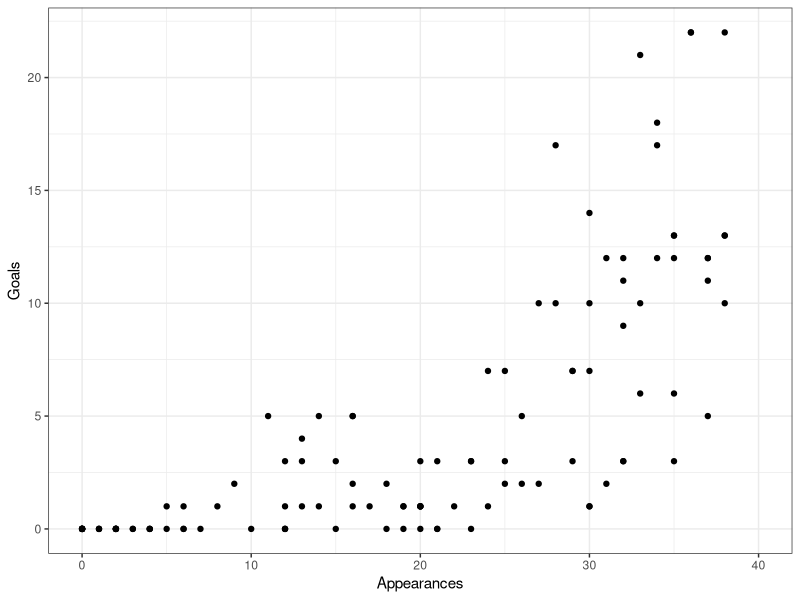
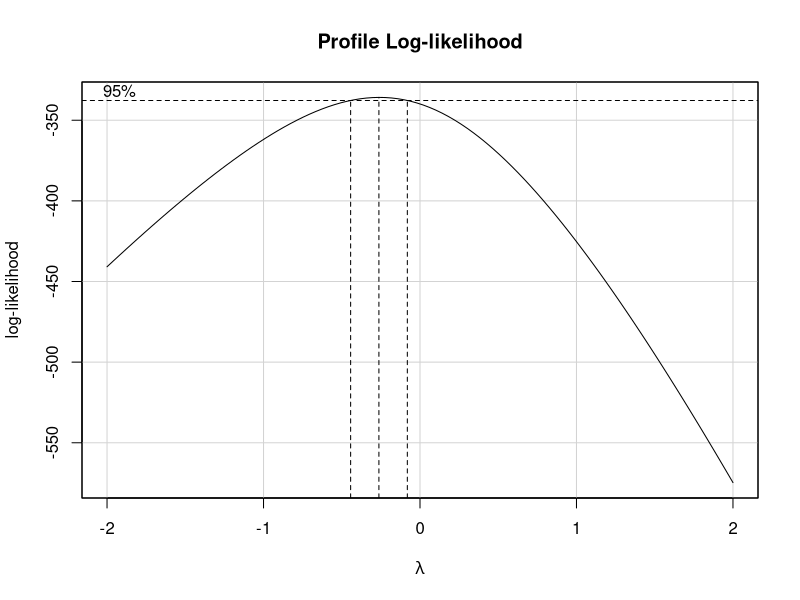
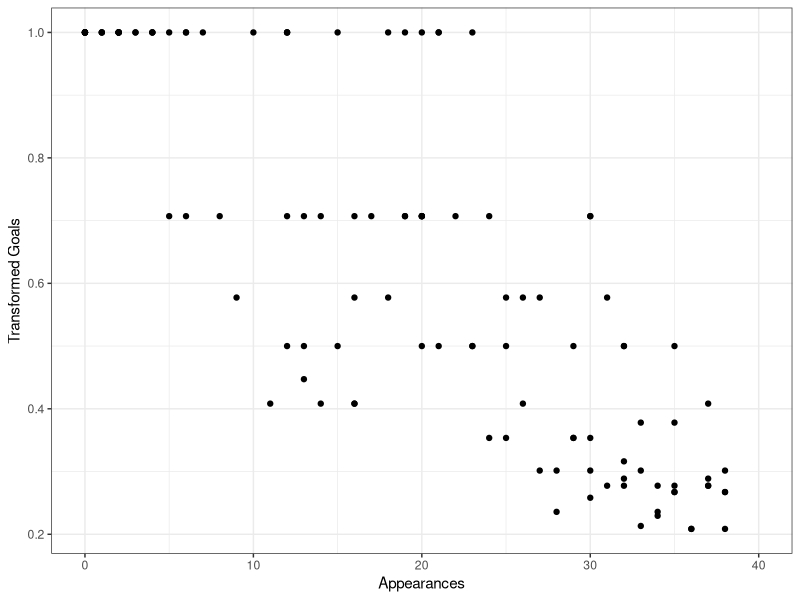
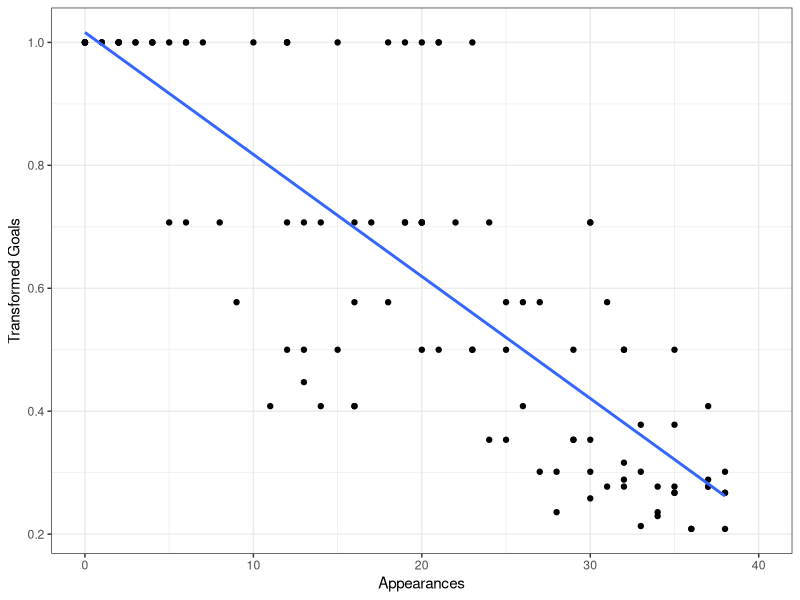
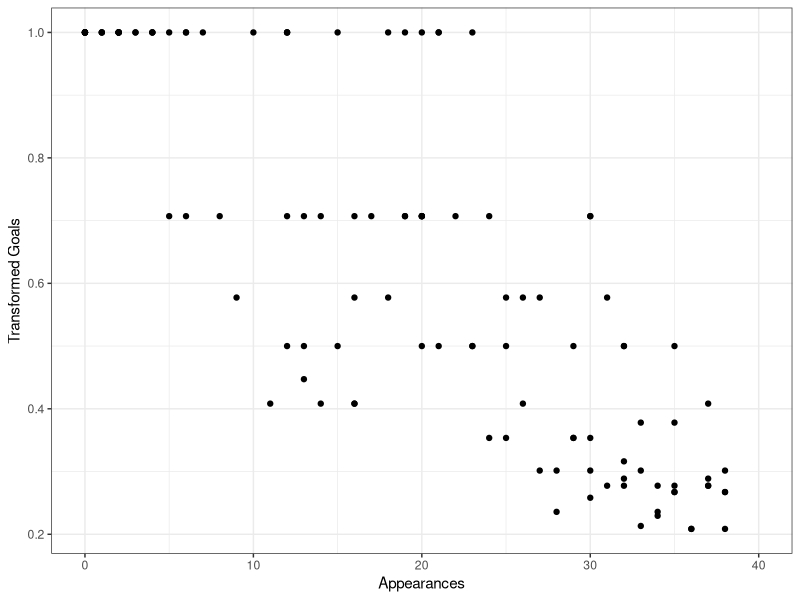
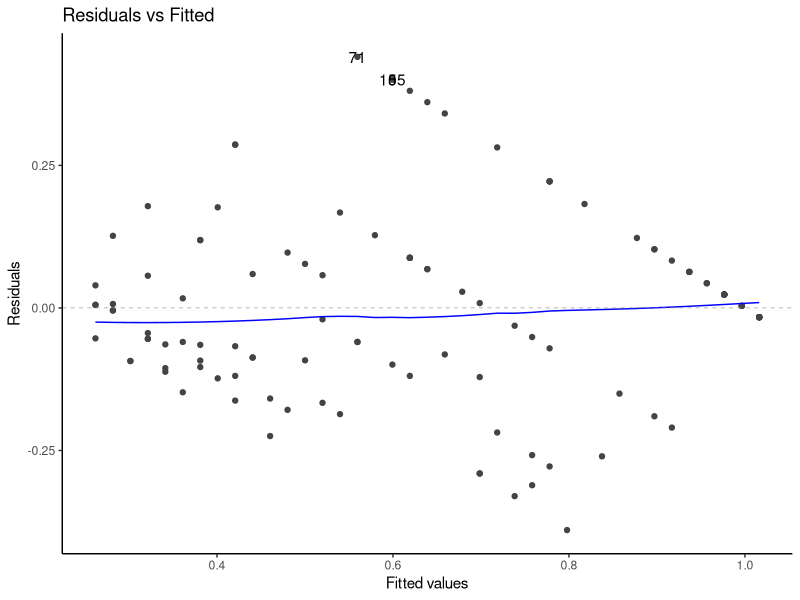
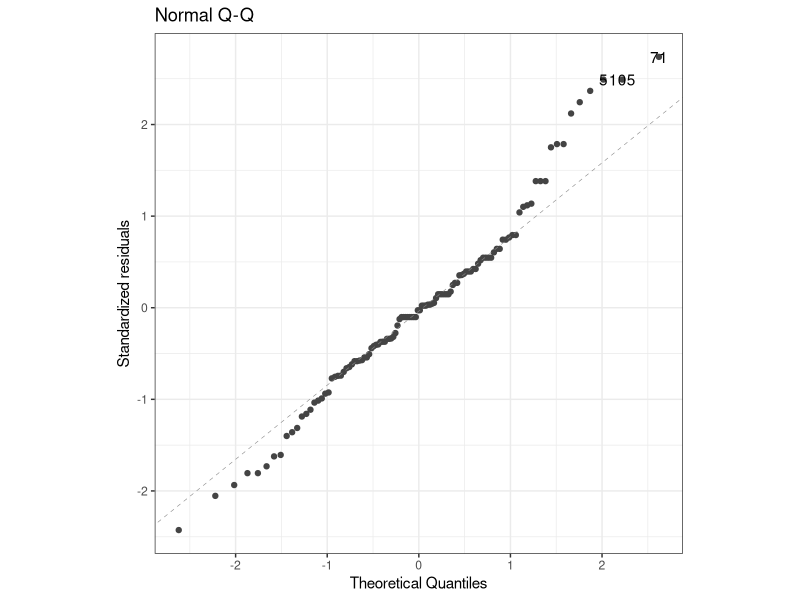
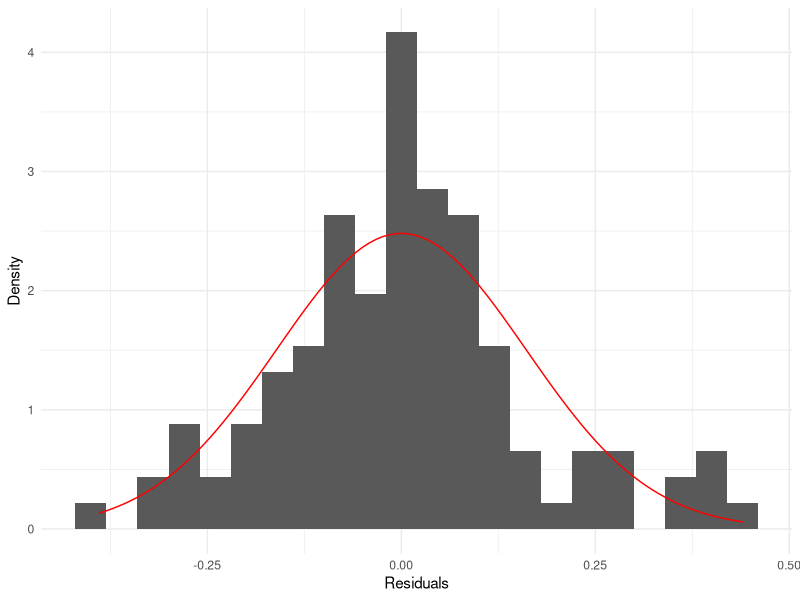

Source code (R) for these figures, in order:
## ---- chunk 1
library(tidyverse)
library(ggfortify)
library(car)
## ---- chunk 2
# Read in the data set, include only data for forwards
(premier <- read_csv("premier1819.csv") %>%
  filter(position %in% c("Forward")) %>%
  select(appearances = appearances_overall, goals = goals_overall))
summary(premier)
## ---- chunk 3
(premier_plot <- ggplot(data = premier, mapping = aes(x = appearances, y = goals)) +
  geom_point() +
  theme_bw() +
  xlim(0, 40) +
  xlab("Appearances") +
  ylab("Goals"))
paste(
  "Correlation coefficient:",
  round(cor(premier$appearances, premier$goals), 5)
)
## ---- chunk 4
# Shift the data up one to remove zeros
premier <- premier %>%
  mutate(goals = goals + 1)

# Use the box cox approach to find the best transformation
bc <- boxCox(premier$goals ~ premier$appearances)  # plot curve
bc$x[which.max(bc$y)]  # pull out the "best" lambda value

# Transform the data
premier_trans <- premier %>%
  mutate(goals = 1/sqrt(goals))

# Plot the transformed data and check to correlation coefficient
(premier_trans_plot <-
  ggplot(data = premier_trans, mapping = aes(x = appearances, y = goals)) +
  geom_point() +
  theme_bw() +
  xlim(0, 40) +
  xlab("Appearances") +
  ylab("Transformed Goals"))
paste(
  "Correlation coefficient:",
  round(cor(premier_trans$appearances, premier_trans$goals), 5)
)
## ---- chunk 5
# Fit a linear model to the transformed data and save the residuals
premier_lm <- lm(goals ~ appearances, data = premier_trans)
premier_trans$residuals <- premier_lm$residuals

# Plot the regression line on the transformed data
premier_trans_plot +
  geom_smooth(method = "lm", se = FALSE)
## ---- chunk 6
# Scatterplot
premier_trans_plot

# Resids vs fitted
(premier_residfit <- autoplot(premier_lm, which = 1, ncol = 1) +
    theme_classic())
## ---- chunk 7
# Q-Q Plot
(premier_QQ <- autoplot(premier_lm, which = 2, ncol = 1, nrow = 1) +
   theme_bw() +
   coord_fixed())

# Histogram
premier_hist <- ggplot(data = premier_trans, mapping = aes(x = residuals)) + 
  geom_histogram(mapping = aes(y = ..density..), binwidth = 0.04) +
  stat_function(fun = dnorm, 
                color = "red",
                args = list(mean = mean(premier_trans$residuals), 
                            sd = sd(premier_trans$residuals))) +
  theme_minimal() +
  xlab("Residuals") +
  ylab("Density")
premier_hist

# Box-plot
ggplot(data = premier_trans, mapping = aes(y = residuals)) +
  geom_boxplot() +
  stat_summary(mapping = aes(x = 0),
               fun = mean, geom = "point",
               shape = 4, size = 2, color = "darkred") +
  theme_classic() +
  theme(aspect.ratio = 2,
        axis.text.x = element_blank(),
        axis.ticks.x = element_blank()) +
  scale_y_continuous(limits = c(-0.5, 0.5), breaks = seq(-0.4, 0.4, 0.2)) +
  ylab("Residuals") +
  xlab("")
## ---- chunk 8
# Residuals vs Fitted Values
premier_residfit

# Brown-Forsythe Test
grp <- as.factor(c(rep("lower", floor(dim(premier)[1] / 2)), 
                   rep("upper", ceiling(dim(premier)[1] / 2))))
leveneTest(arrange(premier_trans, appearances)$residuals ~ grp, center = median)
## ---- chunk 9
#Q-Q
premier_QQ

# Cook's Distance
premier_trans <- premier_trans %>%
  mutate(cooksd = cooks.distance(premier_lm))
top4cd <- as.numeric(names(sort(premier_trans$cooksd, decreasing = TRUE)[1:4]))

ggplot() +
  geom_point(data = premier_trans,
             mapping = aes(x = as.numeric(rownames(premier_trans)), 
                           y = cooksd)) +
  geom_text(mapping = aes(x = top4cd,
                          y = premier_trans$cooksd[top4cd],
                          label = top4cd)) +
  theme_bw() +
  ylab("Cook's Distance") +
  xlab("Observation Number") +
  geom_hline(mapping = aes(yintercept = 4 / length(premier_trans$cooksd)),
             color = "red", linetype = "dashed") +
  theme(aspect.ratio = 1)

# DFBETAS
premier_trans <- premier_trans %>%
  mutate(dfbetas_appearances = dfbetas(premier_lm)[, "appearances"])
names(premier_trans$dfbetas_appearances) <- 1:nrow(premier_trans)
top3dfbeta <- as.numeric(names(
  sort(abs(premier_trans$dfbetas_appearances), decreasing = TRUE)[1:3]
))

# Plot the DFBETAS against the observation number
ggplot() + 
  geom_point(data = premier_trans,
             mapping = aes(x = as.numeric(rownames(premier_trans)), 
                           y = abs(dfbetas_appearances))) +
  geom_text(mapping = aes(x = top3dfbeta,
                          y = abs(premier_trans$dfbetas_appearances[top3dfbeta]),
                          label = top3dfbeta)) +
  theme_bw() +
  ylab("Absolute Value of DFBETAS for Runoff") +
  xlab("Observation Number") +
  geom_hline(mapping = aes(yintercept = 2 / sqrt(length(premier_trans$dfbetas_appearances))),
             color = "red", linetype = "dashed") +
  theme(aspect.ratio = 1)

#Resid vs Fitted
premier_residfit
## ---- chunk 10
summary(premier_lm)
confint(premier_lm, level = 0.95, parm = "appearances")
## ---- chunk 11
1/predict(premier_lm, 
        newdata = data.frame(appearances = 30),
        interval = "confidence",
        level = 0.95)^2
## ---- chunk 12
1/predict(premier_lm, 
        newdata = data.frame(appearances = 30),
        interval = "prediction",
        level = 0.95)^2
## ---- chunk 13
appearances_values <- seq(min(premier$appearances), max(premier$appearances), 
                          length = 100)

conf_int_mean <- predict(premier_lm, 
                         newdata = data.frame(appearances = appearances_values),
                         interval = "confidence",
                         level = 0.95)

preds <- data.frame("appearances_values" = appearances_values, 1/conf_int_mean^2)

premier_plot +
  geom_line(data = preds, mapping = aes(x = appearances_values, y = fit),
            color = "blue", size = 1)+
  
  geom_line(data = preds, mapping = aes(x = appearances_values, y = lwr),
            color = "red", size = 1)+
  
  geom_line(data = preds, mapping = aes(x = appearances_values, y = upr),
            color = "red", size = 1)

appearances_values <- seq(min(premier$appearances), max(premier$appearances), 
                          length = 100)

pred_int <- predict(premier_lm, 
                         newdata = data.frame(appearances = appearances_values),
                         interval = "prediction",
                         level = 0.95)

preds <- data.frame("appearances_values" = appearances_values, ifelse(1/pred_int^2 < 30, 1/pred_int^2, NA))

premier_plot +
  geom_line(data = preds, mapping = aes(x = appearances_values, y = fit),
            color = "blue", size = 1)+
  
  geom_line(data = preds, mapping = aes(x = appearances_values, y = lwr),
            color = "red", size = 1)+
  
  geom_line(data = preds, mapping = aes(x = appearances_values, y = upr),
            color = "red", size = 1)
